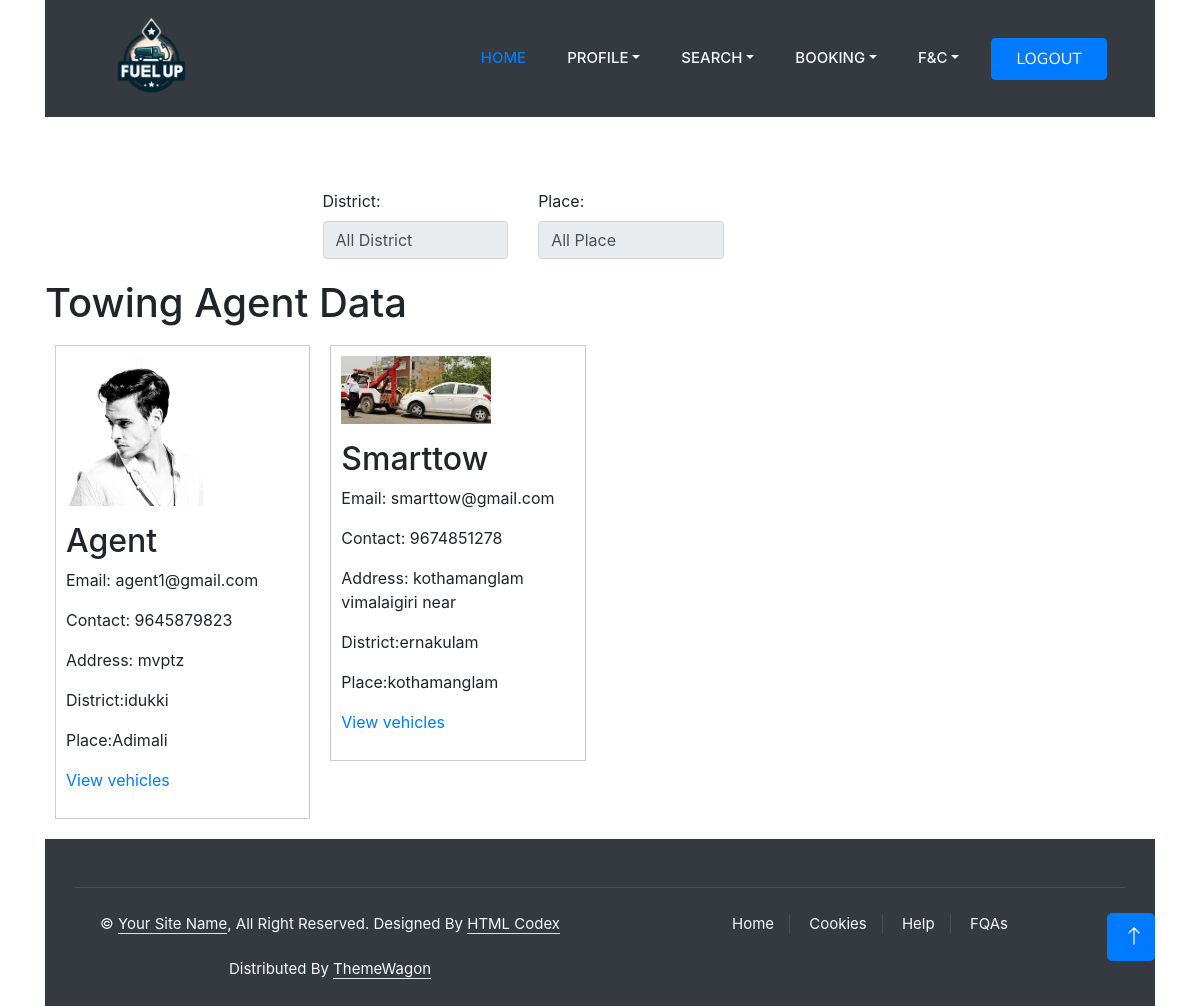
Screenshot of /User/searchagent/ with the database file from the repository.
### Guest/models.py (models this page shows)
class tbl_towingagent(models.Model):
    agent_name=models.CharField(max_length=20)
    agent_email=models.CharField(max_length=30)
    agent_contact=models.CharField(max_length=15)
    agent_address=models.CharField(max_length=50)
    agent_password=models.CharField(max_length=20)
    agent_photo=models.FileField(upload_to='AgentDoc/')
    agent_proof=models.FileField(upload_to='AgentDoc/')
    place=models.ForeignKey(tbl_place,on_delete=models.CASCADE)
    agent_vstatus=models.CharField(max_length=5,default=0)

### Admin/models.py (models this page shows)
class tbl_place(models.Model):
    place_name=models.CharField(max_length=20)
    district=models.ForeignKey(tbl_district,on_delete=models.CASCADE)

class tbl_district(models.Model):
    district_name=models.CharField(max_length=20)

### User/views.py (the view)
# urls.py: path('searchagent/',views.SearchAgent,name="SearchAgent"),
def SearchAgent(request):
    Agent=tbl_towingagent.objects.filter(agent_vstatus=1)
    District=tbl_district.objects.all()
    return render(request,"User/SearchTowingAgent.html",{"agents":Agent,"district":District})

### User/Templates/User/SearchTowingAgent.html (shortened to what this page needs)
{% extends 'User/header.html' %}
{% load static %}
{% block content %}
<br><br><br>
<!DOCTYPE html>
<html lang="en">
<head>
    <link rel="stylesheet" href="https://maxcdn.bootstrapcdn.com/bootstrap/4.0.0/css/bootstrap.min.css"
>
    <link rel="stylesheet" href="https://pro.fontawesome.com/releases/v5.10.0/css/all.css"
 />
</head>
<body class="container">
<form method="post" id="search"  >
    <div class="filter-container row"  style="padding-left: 25%;">
        <div class="col-md-3">
            <label for="district-filter">District:</label>
            <select class="form-control" id="district-filter" onchange="searchagent()">
                <option value="">All District</option>
            </select>
        </div>
        <div class="col-md-3">
            <label for="place-filter">Place:</label>
            <select class="form-control" id="place-filter" onchange="searchagent()">
                <option value="">All Place</option>
            </select>
        </div>
    </div>
</form>
    <h1>Towing Agent Data</h1>
    <div id="Result">
    {% for agent in agents %}
        <div class="data-card col-md-4">
           <p><img src="{{agent.agent_photo.url}}" width="150" height="150"></p>
            <h2>{{ agent.agent_name }}</h2>
            <p>Email: {{ agent.agent_email }}</p>
            <p>Contact: {{ agent.agent_contact }}</p>
            <p>Address: {{ agent.agent_address }}</p>
            <p>District:{{agent.place.district.district_name}}</p>
            <p>Place:{{agent.place.place_name}}</p>
            <p><a href="{% url 'webuser:vehicles' agent.id  %}">View vehicles</a></p>
        </div>
    {% endfor %}
    </div>
</body>
</html>
<br><br><br><br><br><br><br><br><br><br><br><br><br><br><br><br><br><br><br>
{% endblock content %}

### User/Templates/User/header.html (shortened to what this page needs)
{% load static %}
<!DOCTYPE html>
<html lang="en">
<head>
    <link href="https://cdnjs.cloudflare.com/ajax/libs/font-awesome/5.10.0/css/all.min.css" rel="stylesheet">
    <link href="https://cdn.jsdelivr.net/npm/bootstrap-icons@1.4.1/font/bootstrap-icons.css" rel="stylesheet">
    <link href="{% static 'login/lib/animate/animate.min.css' %}" rel="stylesheet">
    <link href="{% static 'login/lib/owlcarousel/assets/owl.carousel.min.css' %}" rel="stylesheet">
    <link href="{% static 'login/lib/tempusdominus/css/tempusdominus-bootstrap-4.min.css' %}" rel="stylesheet" />
    <link href="{% static 'login/css/bootstrap.min.css' %}" rel="stylesheet">
    <link href="{% static 'login/css/style.css' %}" rel="stylesheet">
    <link href="{% static 'form.css' %}" rel="stylesheet">
</head>
<body>
    <div class="container-xxl bg-white p-0">
        <div class="container-xxl position-relative p-0" >
            <nav class="navbar navbar-expand-lg navbar-dark bg-dark px-4 px-lg-5 py-3 py-lg-0" >
                <a href="" class="navbar-brand p-0">
                    <img src="{% static 'Images/Newlogo.png' %}" alt="Logo">
                </a>
                <div class="collapse navbar-collapse" id="navbarCollapse">
                    <div class="navbar-nav ms-auto py-0 pe-4">
                        <a href="{% url 'webuser:Home' %}" class="nav-item nav-link active">Home</a>
                        <div class="nav-item dropdown">
                            <a href="#" class="nav-link dropdown-toggle" data-bs-toggle="dropdown">Profile</a>
                        </div>
                        <div class="nav-item dropdown">
                            <a href="#" class="nav-link dropdown-toggle" data-bs-toggle="dropdown">Search</a>
                        </div>
                        <div class="nav-item dropdown">
                            <a href="#" class="nav-link dropdown-toggle" data-bs-toggle="dropdown">Booking</a>
                        </div>
                        <div class="nav-item dropdown">
                            <a href="#" class="nav-link dropdown-toggle" data-bs-toggle="dropdown">F&C</a>
                        </div>
                    </div>
                    <a href="{% url 'webuser:Logout' %}" class="btn btn-primary py-2 px-4">Logout</a>
                </div>
            </nav>
            {% block content %}
            {% endblock content %}
        <div class="container-fluid bg-dark text-light footer pt-5 mt-5 wow fadeIn" data-wow-delay="0.1s">
            <div class="container">
                <div class="copyright">
                    <div class="row">
                        <div class="col-md-6 text-center text-md-start mb-3 mb-md-0">
                            &copy; <a class="border-bottom" href="#">Your Site Name</a>, All Right Reserved.
							Designed By <a class="border-bottom" href="https://htmlcodex.com">HTML Codex</a><br><br>
                            Distributed By <a class="border-bottom" href="https://themewagon.com" target="_blank">ThemeWagon</a>
                        </div>
                        <div class="col-md-6 text-center text-md-end">
                            <div class="footer-menu">
                                <a href="">Home</a>
                                <a href="">Cookies</a>
                                <a href="">Help</a>
                                <a href="">FQAs</a>
                            </div>
                        </div>
                    </div>
                </div>
            </div>
        </div>
        <a href="#" class="btn btn-lg btn-primary btn-lg-square back-to-top"><i class="bi bi-arrow-up"></i></a>
    </div>
</body>
</html>

### Guest/static/login/css/style.css (style rules this page uses)
:root { --primary: #FEA116; --light: #F1F8FF; --dark: #0F172B; }
.back-to-top { position: fixed; display: none; right: 45px; bottom: 45px; z-index: 99; }
.btn { font-family: 'Nunito', sans-serif; font-weight: 500; text-transform: uppercase; transition: .5s; }
.btn.btn-primary, .btn.btn-secondary { color: #FFFFFF; }
.btn-lg-square { width: 48px; height: 48px; }
.btn-square, .btn-sm-square, .btn-lg-square { padding: 0; display: flex; align-items: center; justify-content: center; font-weight: normal; border-radius: 2px; }
.navbar-dark .navbar-nav .nav-link { position: relative; margin-left: 25px; padding: 35px 0; font-size: 15px; color: var(--light) !important; text-transform: uppercase; font-weight: 500; outline: none; transition: .5s; }
.navbar-dark .navbar-nav .nav-link:hover, .navbar-dark .navbar-nav .nav-link.active { color: var(--primary) !important; }
.navbar-dark .navbar-brand img { max-height: 117px; transition: .5s; }
@media (min-width: 992px) { .navbar-dark { position: absolute; width: 100%; top: 0; left: 0; z-index: 999; background: transparent !important; } }
.footer .copyright { padding: 25px 0; font-size: 15px; border-top: 1px solid rgba(256, 256, 256, .1); }
.footer .copyright a { color: var(--light); }
.footer .footer-menu a { margin-right: 15px; padding-right: 15px; border-right: 1px solid rgba(255, 255, 255, .1); }
.footer .footer-menu a:last-child { margin-right: 0; padding-right: 0; border-right: none; }

### Guest/static/form.css (style rules this page uses)
input[type=text],[type=password],[type=email],[type=date], select { width: 100%; padding: 12px 20px; margin: 8px 0; display: inline-block; border: 1px solid #ccc; border-radius: 4px; box-sizing: border-box; }

### User/Templates/User/header.html (style rules this page uses)
.navbar-dark { position: absolute; width: 100%; top: 0; left: 0; z-index: 999; background: #0F172B !important; }

### User/Templates/User/SearchTowingAgent.html (style rules this page uses)
.data-card { border: 1px solid #ccc; padding: 10px; margin: 10px; width: 23%; float: left; box-sizing: border-box; }
.data-card img { max-width: 100%; height: auto; }
.filter-container { margin-bottom: 20px; }

### rows the page displays
tbl_towingagent: agent_photo (picture), agent_name "Agent", agent_email "agent1@gmail.com", agent_contact "9645879823", agent_address "mvptz", place.district.district_name "idukki", place.place_name "Adimali"
tbl_towingagent: agent_photo (picture), agent_name "Smarttow", agent_email "smarttow@gmail.com", agent_contact "9674851278", agent_address "kothamanglam vimalaigiri near", place.district.district_name "ernakulam", place.place_name "kothamanglam"
